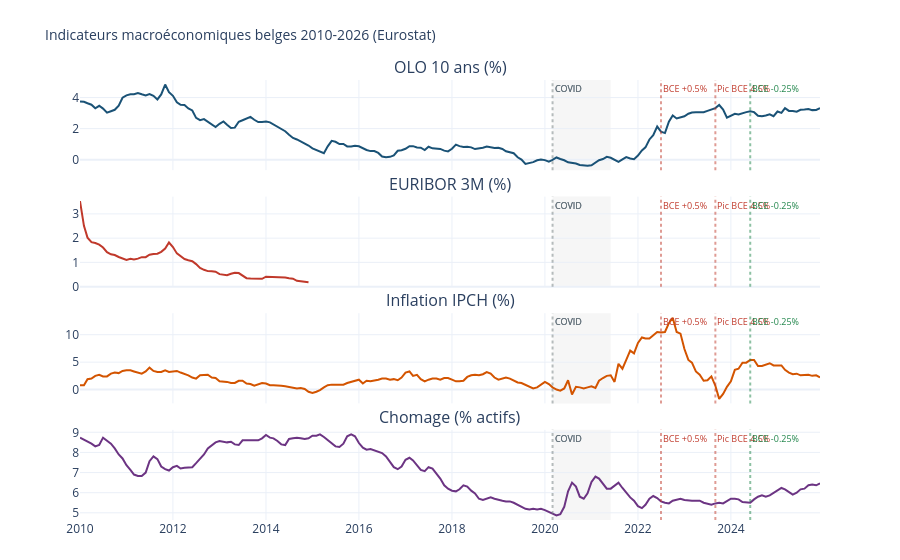

Here is the notebook cell this chart was saved with:
### Markdown cell above
---
## 4. Visualisation Plotly : séries individuelles

On trace les 4 séries principales en subplots avec axe X partagé.  
Les graphiques Plotly sont interactifs : zoom, survol, export PNG.

### Code cell
SERIES_TO_PLOT = [k for k in ("olo_10y", "euribor_3m", "inflation", "chomage") if k in macro.columns]

if not SERIES_TO_PLOT:
    print("Pas de données disponibles. Relancer les cellules 2 et 3 d'abord.")
else:
    fig = make_subplots(
        rows=len(SERIES_TO_PLOT),
        cols=1,
        shared_xaxes=True,
        subplot_titles=[DATASETS[k]["label"] for k in SERIES_TO_PLOT],
        vertical_spacing=0.06,
    )

    for i, key in enumerate(SERIES_TO_PLOT, start=1):
        cfg = DATASETS[key]
        s = macro[key].dropna()
        fig.add_trace(
            go.Scatter(
                x=s.index,
                y=s.values,
                mode="lines",
                name=cfg["label"],
                line=dict(color=cfg["color"], width=2),
                hovertemplate="%{x|%Y-%m}: %{y:.2f} " + cfg["unit"] + "<extra></extra>",
            ),
            row=i,
            col=1,
        )

    fig.update_layout(
        height=280 * len(SERIES_TO_PLOT),
        title_text="Indicateurs macroéconomiques belges 2010-2026 (Eurostat)",
        title_font_size=14,
        showlegend=False,
        template="plotly_white",
        margin=dict(t=80, b=40),
    )

    fig.add_vrect(
        x0="2020-03-01", x1="2021-06-01",
        fillcolor="gray", opacity=0.07,
        layer="below", line_width=0,
        annotation_text="COVID",
        annotation_position="top left",
        annotation_font_size=9,
    )

    # add_vline avec annotation_text exige un timestamp numérique (ms) sur axe datetime
    for date_str, label, color in BCE_EVENTS:
        x_ms = pd.Timestamp(date_str).value // 10**6
        fig.add_vline(
            x=x_ms, line_dash="dot", line_color=color, opacity=0.5,
            annotation_text=label, annotation_position="top right",
            annotation_font_size=9, annotation_font_color=color,
        )

    fig.show()

### Figure 1 — Plotly figure (JSON) as saved in the notebook; plotly's stock layout.template omitted (floating-point values rounded to 4 significant figures; data arrays with more than 128 entries replaced by an {"elided": "..."} marker saying what was removed)
{"data": [{"hovertemplate": "%{x|%Y-%m}: %{y:.2f} %<extra></extra>", "line": {"color": "#1a5276", "width": 2}, "mode": "lines", "name": "OLO 10 ans (%)", "type": "scatter", "x": {"elided": "192 str values"}, "xaxis": "x", "y": {"elided": "192 float values"}, "yaxis": "y"}, {"hovertemplate": "%{x|%Y-%m}: %{y:.2f} %<extra></extra>", "line": {"color": "#c0392b", "width": 2}, "mode": "lines", "name": "EURIBOR 3M (%)", "type": "scatter", "x": ["2010-01-01T00:00:00.000000000", "2010-02-01T00:00:00.000000000", "2010-03-01T00:00:00.000000000", "2010-04-01T00:00:00.000000000", "2010-05-01T00:00:00.000000000", "2010-06-01T00:00:00.000000000", "2010-07-01T00:00:00.000000000", "2010-08-01T00:00:00.000000000", "2010-09-01T00:00:00.000000000", "2010-10-01T00:00:00.000000000", "2010-11-01T00:00:00.000000000", "2010-12-01T00:00:00.000000000", "2011-01-01T00:00:00.000000000", "2011-02-01T00:00:00.000000000", "2011-03-01T00:00:00.000000000", "2011-04-01T00:00:00.000000000", "2011-05-01T00:00:00.000000000", "2011-06-01T00:00:00.000000000", "2011-07-01T00:00:00.000000000", "2011-08-01T00:00:00.000000000", "2011-09-01T00:00:00.000000000", "2011-10-01T00:00:00.000000000", "2011-11-01T00:00:00.000000000", "2011-12-01T00:00:00.000000000", "2012-01-01T00:00:00.000000000", "2012-02-01T00:00:00.000000000", "2012-03-01T00:00:00.000000000", "2012-04-01T00:00:00.000000000", "2012-05-01T00:00:00.000000000", "2012-06-01T00:00:00.000000000", "2012-07-01T00:00:00.000000000", "2012-08-01T00:00:00.000000000", "2012-09-01T00:00:00.000000000", "2012-10-01T00:00:00.000000000", "2012-11-01T00:00:00.000000000", "2012-12-01T00:00:00.000000000", "2013-01-01T00:00:00.000000000", "2013-02-01T00:00:00.000000000", "2013-03-01T00:00:00.000000000", "2013-04-01T00:00:00.000000000", "2013-05-01T00:00:00.000000000", "2013-06-01T00:00:00.000000000", "2013-07-01T00:00:00.000000000", "2013-08-01T00:00:00.000000000", "2013-09-01T00:00:00.000000000", "2013-10-01T00:00:00.000000000", "2013-11-01T00:00:00.000000000", "2013-12-01T00:00:00.000000000", "2014-01-01T00:00:00.000000000", "2014-02-01T00:00:00.000000000", "2014-03-01T00:00:00.000000000", "2014-04-01T00:00:00.000000000", "2014-05-01T00:00:00.000000000", "2014-06-01T00:00:00.000000000", "2014-07-01T00:00:00.000000000", "2014-08-01T00:00:00.000000000", "2014-09-01T00:00:00.000000000", "2014-11-01T00:00:00.000000000", "2014-12-01T00:00:00.000000000"], "xaxis": "x2", "y": [3.527, 2.507, 2.02, 1.833, 1.8, 1.733, 1.613, 1.423, 1.333, 1.303, 1.223, 1.173, 1.105, 1.145, 1.125, 1.155, 1.215, 1.215, 1.315, 1.345, 1.36, 1.435, 1.57, 1.82, 1.635, 1.37, 1.25, 1.14, 1.09, 1.05, 0.93, 0.77, 0.695, 0.64, 0.635, 0.615, 0.515, 0.48, 0.47, 0.53, 0.575, 0.56, 0.44, 0.35, 0.335, 0.335, 0.32, 0.325, 0.41, 0.41, 0.41, 0.41, 0.41, 0.38, 0.35, 0.33, 0.24, 0.19, 0.18], "yaxis": "y2"}, {"hovertemplate": "%{x|%Y-%m}: %{y:.2f} %<extra></extra>", "line": {"color": "#d35400", "width": 2}, "mode": "lines", "name": "Inflation IPCH (%)", "type": "scatter", "x": {"elided": "192 str values"}, "xaxis": "x3", "y": {"elided": "192 float values"}, "yaxis": "y3"}, {"hovertemplate": "%{x|%Y-%m}: %{y:.2f} % actifs<extra></extra>", "line": {"color": "#6c3483", "width": 2}, "mode": "lines", "name": "Chomage (% actifs)", "type": "scatter", "x": {"elided": "192 str values"}, "xaxis": "x4", "y": {"elided": "192 float values"}, "yaxis": "y4"}], "layout": {"annotations": [{"font": {"size": 16}, "showarrow": false, "text": "OLO 10 ans (%)", "x": 0.5, "xanchor": "center", "xref": "paper", "y": 1, "yanchor": "bottom", "yref": "paper"}, {"font": {"size": 16}, "showarrow": false, "text": "EURIBOR 3M (%)", "x": 0.5, "xanchor": "center", "xref": "paper", "y": 0.735, "yanchor": "bottom", "yref": "paper"}, {"font": {"size": 16}, "showarrow": false, "text": "Inflation IPCH (%)", "x": 0.5, "xanchor": "center", "xref": "paper", "y": 0.47, "yanchor": "bottom", "yref": "paper"}, {"font": {"size": 16}, "showarrow": false, "text": "Chomage (% actifs)", "x": 0.5, "xanchor": "center", "xref": "paper", "y": 0.205, "yanchor": "bottom", "yref": "paper"}, {"font": {"size": 9}, "showarrow": false, "text": "COVID", "x": "2020-03-01", "xanchor": "left", "xref": "x", "y": 1, "yanchor": "top", "yref": "y domain"}, {"font": {"size": 9}, "showarrow": false, "text": "COVID", "x": "2020-03-01", "xanchor": "left", "xref": "x2", "y": 1, "yanchor": "top", "yref": "y2 domain"}, {"font": {"size": 9}, "showarrow": false, "text": "COVID", "x": "2020-03-01", "xanchor": "left", "xref": "x3", "y": 1, "yanchor": "top", "yref": "y3 domain"}, {"font": {"size": 9}, "showarrow": false, "text": "COVID", "x": "2020-03-01", "xanchor": "left", "xref": "x4", "y": 1, "yanchor": "top", "yref": "y4 domain"}, {"font": {"color": "#717d7e", "size": 9}, "showarrow": false, "text": "COVID", "x": 1583020800000, "xanchor": "left", "xref": "x", "y": 1, "yanchor": "top", "yref": "y domain"}, {"font": {"color": "#717d7e", "size": 9}, "showarrow": false, "text": "COVID", "x": 1583020800000, "xanchor": "left", "xref": "x2", "y": 1, "yanchor": "top", "yref": "y2 domain"}, {"font": {"color": "#717d7e", "size": 9}, "showarrow": false, "text": "COVID", "x": 1583020800000, "xanchor": "left", "xref": "x3", "y": 1, "yanchor": "top", "yref": "y3 domain"}, {"font": {"color": "#717d7e", "size": 9}, "showarrow": false, "text": "COVID", "x": 1583020800000, "xanchor": "left", "xref": "x4", "y": 1, "yanchor": "top", "yref": "y4 domain"}, {"font": {"color": "#c0392b", "size": 9}, "showarrow": false, "text": "BCE +0.5%", "x": 1656633600000, "xanchor": "left", "xref": "x", "y": 1, "yanchor": "top", "yref": "y domain"}, {"font": {"color": "#c0392b", "size": 9}, "showarrow": false, "text": "BCE +0.5%", "x": 1656633600000, "xanchor": "left", "xref": "x2", "y": 1, "yanchor": "top", "yref": "y2 domain"}, {"font": {"color": "#c0392b", "size": 9}, "showarrow": false, "text": "BCE +0.5%", "x": 1656633600000, "xanchor": "left", "xref": "x3", "y": 1, "yanchor": "top", "yref": "y3 domain"}, {"font": {"color": "#c0392b", "size": 9}, "showarrow": false, "text": "BCE +0.5%", "x": 1656633600000, "xanchor": "left", "xref": "x4", "y": 1, "yanchor": "top", "yref": "y4 domain"}, {"font": {"color": "#c0392b", "size": 9}, "showarrow": false, "text": "Pic BCE 4.5%", "x": 1693526400000, "xanchor": "left", "xref": "x", "y": 1, "yanchor": "top", "yref": "y domain"}, {"font": {"color": "#c0392b", "size": 9}, "showarrow": false, "text": "Pic BCE 4.5%", "x": 1693526400000, "xanchor": "left", "xref": "x2", "y": 1, "yanchor": "top", "yref": "y2 domain"}, {"font": {"color": "#c0392b", "size": 9}, "showarrow": false, "text": "Pic BCE 4.5%", "x": 1693526400000, "xanchor": "left", "xref": "x3", "y": 1, "yanchor": "top", "yref": "y3 domain"}, {"font": {"color": "#c0392b", "size": 9}, "showarrow": false, "text": "Pic BCE 4.5%", "x": 1693526400000, "xanchor": "left", "xref": "x4", "y": 1, "yanchor": "top", "yref": "y4 domain"}, {"font": {"color": "#1e8449", "size": 9}, "showarrow": false, "text": "BCE -0.25%", "x": 1717200000000, "xanchor": "left", "xref": "x", "y": 1, "yanchor": "top", "yref": "y domain"}, {"font": {"color": "#1e8449", "size": 9}, "showarrow": false, "text": "BCE -0.25%", "x": 1717200000000, "xanchor": "left", "xref": "x2", "y": 1, "yanchor": "top", "yref": "y2 domain"}, {"font": {"color": "#1e8449", "size": 9}, "showarrow": false, "text": "BCE -0.25%", "x": 1717200000000, "xanchor": "left", "xref": "x3", "y": 1, "yanchor": "top", "yref": "y3 domain"}, {"font": {"color": "#1e8449", "size": 9}, "showarrow": false, "text": "BCE -0.25%", "x": 1717200000000, "xanchor": "left", "xref": "x4", "y": 1, "yanchor": "top", "yref": "y4 domain"}], "autosize": true, "margin": {"b": 40, "t": 80}, "shapes": [{"fillcolor": "gray", "layer": "below", "line": {"width": 0}, "opacity": 0.07, "type": "rect", "x0": "2020-03-01", "x1": "2021-06-01", "xref": "x", "y0": 0, "y1": 1, "yref": "y domain"}, {"fillcolor": "gray", "layer": "below", "line": {"width": 0}, "opacity": 0.07, "type": "rect", "x0": "2020-03-01", "x1": "2021-06-01", "xref": "x2", "y0": 0, "y1": 1, "yref": "y2 domain"}, {"fillcolor": "gray", "layer": "below", "line": {"width": 0}, "opacity": 0.07, "type": "rect", "x0": "2020-03-01", "x1": "2021-06-01", "xref": "x3", "y0": 0, "y1": 1, "yref": "y3 domain"}, {"fillcolor": "gray", "layer": "below", "line": {"width": 0}, "opacity": 0.07, "type": "rect", "x0": "2020-03-01", "x1": "2021-06-01", "xref": "x4", "y0": 0, "y1": 1, "yref": "y4 domain"}, {"line": {"color": "#717d7e", "dash": "dot"}, "opacity": 0.5, "type": "line", "x0": 1583020800000, "x1": 1583020800000, "xref": "x", "y0": 0, "y1": 1, "yref": "y domain"}, {"line": {"color": "#717d7e", "dash": "dot"}, "opacity": 0.5, "type": "line", "x0": 1583020800000, "x1": 1583020800000, "xref": "x2", "y0": 0, "y1": 1, "yref": "y2 domain"}, {"line": {"color": "#717d7e", "dash": "dot"}, "opacity": 0.5, "type": "line", "x0": 1583020800000, "x1": 1583020800000, "xref": "x3", "y0": 0, "y1": 1, "yref": "y3 domain"}, {"line": {"color": "#717d7e", "dash": "dot"}, "opacity": 0.5, "type": "line", "x0": 1583020800000, "x1": 1583020800000, "xref": "x4", "y0": 0, "y1": 1, "yref": "y4 domain"}, {"line": {"color": "#c0392b", "dash": "dot"}, "opacity": 0.5, "type": "line", "x0": 1656633600000, "x1": 1656633600000, "xref": "x", "y0": 0, "y1": 1, "yref": "y domain"}, {"line": {"color": "#c0392b", "dash": "dot"}, "opacity": 0.5, "type": "line", "x0": 1656633600000, "x1": 1656633600000, "xref": "x2", "y0": 0, "y1": 1, "yref": "y2 domain"}, {"line": {"color": "#c0392b", "dash": "dot"}, "opacity": 0.5, "type": "line", "x0": 1656633600000, "x1": 1656633600000, "xref": "x3", "y0": 0, "y1": 1, "yref": "y3 domain"}, {"line": {"color": "#c0392b", "dash": "dot"}, "opacity": 0.5, "type": "line", "x0": 1656633600000, "x1": 1656633600000, "xref": "x4", "y0": 0, "y1": 1, "yref": "y4 domain"}, {"line": {"color": "#c0392b", "dash": "dot"}, "opacity": 0.5, "type": "line", "x0": 1693526400000, "x1": 1693526400000, "xref": "x", "y0": 0, "y1": 1, "yref": "y domain"}, {"line": {"color": "#c0392b", "dash": "dot"}, "opacity": 0.5, "type": "line", "x0": 1693526400000, "x1": 1693526400000, "xref": "x2", "y0": 0, "y1": 1, "yref": "y2 domain"}, {"line": {"color": "#c0392b", "dash": "dot"}, "opacity": 0.5, "type": "line", "x0": 1693526400000, "x1": 1693526400000, "xref": "x3", "y0": 0, "y1": 1, "yref": "y3 domain"}, {"line": {"color": "#c0392b", "dash": "dot"}, "opacity": 0.5, "type": "line", "x0": 1693526400000, "x1": 1693526400000, "xref": "x4", "y0": 0, "y1": 1, "yref": "y4 domain"}, {"line": {"color": "#1e8449", "dash": "dot"}, "opacity": 0.5, "type": "line", "x0": 1717200000000, "x1": 1717200000000, "xref": "x", "y0": 0, "y1": 1, "yref": "y domain"}, {"line": {"color": "#1e8449", "dash": "dot"}, "opacity": 0.5, "type": "line", "x0": 1717200000000, "x1": 1717200000000, "xref": "x2", "y0": 0, "y1": 1, "yref": "y2 domain"}, {"line": {"color": "#1e8449", "dash": "dot"}, "opacity": 0.5, "type": "line", "x0": 1717200000000, "x1": 1717200000000, "xref": "x3", "y0": 0, "y1": 1, "yref": "y3 domain"}, {"line": {"color": "#1e8449", "dash": "dot"}, "opacity": 0.5, "type": "line", "x0": 1717200000000, "x1": 1717200000000, "xref": "x4", "y0": 0, "y1": 1, "yref": "y4 domain"}], "showlegend": false, "title": {"font": {"size": 14}, "text": "Indicateurs macroéconomiques belges 2010-2026 (Eurostat)"}, "xaxis": {"anchor": "y", "autorange": true, "domain": [0, 1], "matches": "x4", "range": ["2010-01-01", "2026-06-07 11:00:25.1748"], "showticklabels": false, "type": "date"}, "xaxis2": {"anchor": "y2", "autorange": true, "domain": [0, 1], "matches": "x4", "range": ["2010-01-01", "2026-06-07 11:00:25.1748"], "showticklabels": false, "type": "date"}, "xaxis3": {"anchor": "y3", "autorange": true, "domain": [0, 1], "matches": "x4", "range": ["2010-01-01", "2026-06-07 11:00:25.1748"], "showticklabels": false, "type": "date"}, "xaxis4": {"anchor": "y4", "autorange": true, "domain": [0, 1], "range": ["2010-01-01", "2026-06-07 11:00:25.1748"], "type": "date"}, "yaxis": {"anchor": "x", "autorange": true, "domain": [0.795, 1], "range": [-0.6806, 5.131], "type": "linear"}, "yaxis2": {"anchor": "x2", "autorange": true, "domain": [0.53, 0.735], "range": [-0.005926, 3.713], "type": "linear"}, "yaxis3": {"anchor": "x3", "autorange": true, "domain": [0.265, 0.47], "range": [-2.522, 13.92], "type": "linear"}, "yaxis4": {"anchor": "x4", "autorange": true, "domain": [0, 0.205], "range": [4.643, 9.124], "type": "linear"}}}
